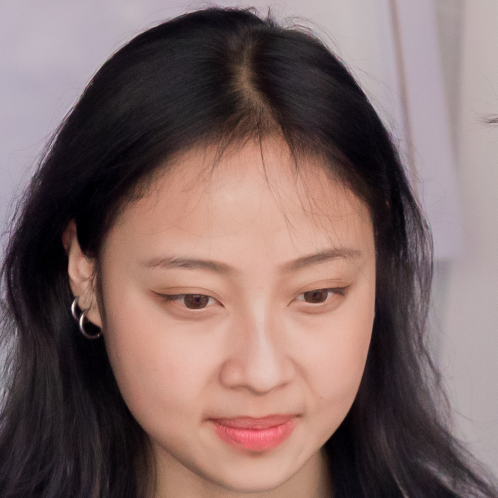
//> input picture ShellCommand/Reshmi.jpg, 995 x 995 px (shown at 1/2 size)
$ ./Love   (built with g++ and OpenCV 4)
//> lines starting //> are read from the running program, lines starting //| are printed output that depends on the picture
#include <opencv2/opencv.hpp>
#include <iostream>
#include <string>

char pixelToChar(int pixelValue) {
    const std::string ascii = " .:-=+*%@#";  // Character set for ASCII art
    return ascii[pixelValue * (ascii.length() - 1) / 255];
}

// Function to convert the image to ASCII and print it
void printAsciiArt(const std::string& imagePath) {
//> called with imagePath = "Reshmi.jpg"
    // Load the image in grayscale
    cv::Mat img = cv::imread(imagePath, cv::IMREAD_GRAYSCALE);
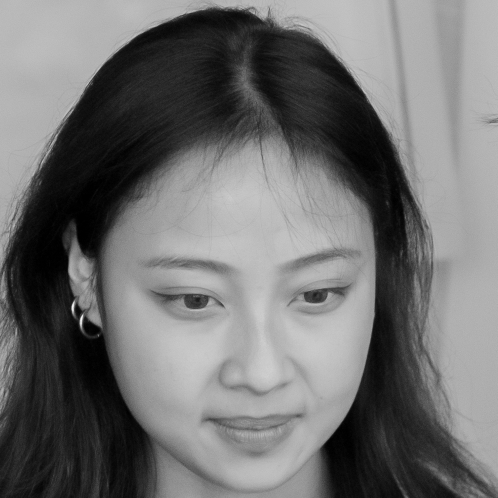
//> img: 995 rows x 995 cols, CV_8UC1 (shown at 1/2 size); min 0, max 246, mean 111.5

    if (img.empty()) {
        std::cerr << "Error loading image!" << std::endl;
        return;
    }

    // Increase the resolution by changing the height and width
    float aspect_ratio = float(img.cols) / float(img.rows);
//> aspect_ratio = 1
    int new_height = 80;  // Increased height for more resolution
    int new_width = int(aspect_ratio * new_height * 2);  // Adjust width to maintain aspect ratio
//> new_width = 160

    cv::resize(img, img, cv::Size(new_width, new_height));
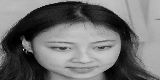
//> img: 80 rows x 160 cols, CV_8UC1; min 0, max 228, mean 111.4

    // Iterate over the image pixels and map them to ASCII characters
    for (int y = 0; y < img.rows; ++y) {
        for (int x = 0; x < img.cols; ++x) {
            char asciiChar = pixelToChar(img.at<uchar>(y, x));
            std::cout << asciiChar;
        }
        std::cout << std::endl;
    }
}

int main() {
    // Specify the path to the image
    std::string imagePath = "Reshmi.jpg";  // Replace with the path to your image file
    printAsciiArt(imagePath);  // Convert the image to ASCII art and print it
    return 0;
}
